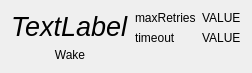
<?xml version="1.0" encoding="UTF-8"?>
<ui version="4.0">
 <class>WakeListWidget</class>
 <widget class="QWidget" name="WakeListWidget">
  <property name="geometry">
   <rect>
    <x>0</x>
    <y>0</y>
    <width>231</width>
    <height>66</height>
   </rect>
  </property>
  <property name="windowTitle">
   <string>Form</string>
  </property>
  <layout class="QHBoxLayout" name="horizontalLayout">
   <item>
    <layout class="QVBoxLayout" name="verticalLayout">
     <item>
      <widget class="QLabel" name="nameLabel">
       <property name="font">
        <font>
         <pointsize>20</pointsize>
         <italic>true</italic>
        </font>
       </property>
       <property name="text">
        <string>TextLabel</string>
       </property>
       <property name="alignment">
        <set>Qt::AlignLeading|Qt::AlignLeft|Qt::AlignVCenter</set>
       </property>
      </widget>
     </item>
     <item>
      <widget class="QLabel" name="typeLabel">
       <property name="text">
        <string>Wake</string>
       </property>
       <property name="alignment">
        <set>Qt::AlignCenter</set>
       </property>
      </widget>
     </item>
    </layout>
   </item>
   <item>
    <layout class="QFormLayout" name="formLayout">
     <item row="0" column="0">
      <widget class="QLabel" name="label_2">
       <property name="text">
        <string>maxRetries</string>
       </property>
      </widget>
     </item>
     <item row="0" column="1">
      <widget class="QLabel" name="maxRetriesLabel">
       <property name="text">
        <string>VALUE</string>
       </property>
      </widget>
     </item>
     <item row="1" column="0">
      <widget class="QLabel" name="label_3">
       <property name="text">
        <string>timeout</string>
       </property>
      </widget>
     </item>
     <item row="1" column="1">
      <widget class="QLabel" name="timeoutLabel">
       <property name="text">
        <string>VALUE</string>
       </property>
      </widget>
     </item>
    </layout>
   </item>
  </layout>
 </widget>
 <resources/>
 <connections/>
</ui>
